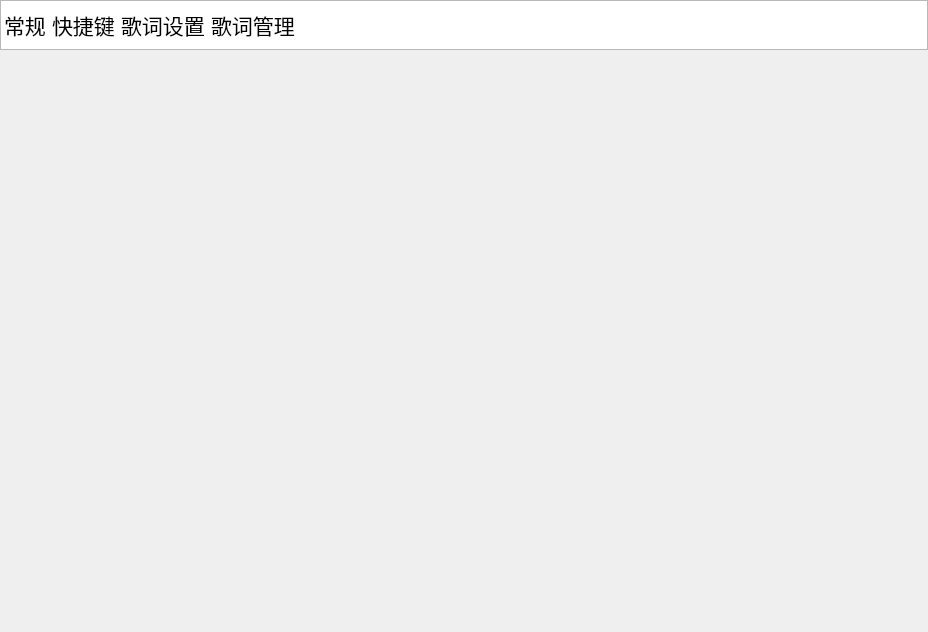
<?xml version="1.0" encoding="UTF-8"?>
<ui version="4.0">
 <class>SettingsWindow</class>
 <widget class="QWidget" name="SettingsWindow">
  <property name="geometry">
   <rect>
    <x>0</x>
    <y>0</y>
    <width>928</width>
    <height>632</height>
   </rect>
  </property>
  <property name="minimumSize">
   <size>
    <width>720</width>
    <height>480</height>
   </size>
  </property>
  <property name="maximumSize">
   <size>
    <width>1024</width>
    <height>640</height>
   </size>
  </property>
  <property name="font">
   <font>
    <family>微软雅黑</family>
    <pointsize>12</pointsize>
   </font>
  </property>
  <property name="windowTitle">
   <string>设置</string>
  </property>
  <property name="windowIcon">
   <iconset resource="../source.qrc">
    <normaloff>:/pic/images/LyricsIcon.png</normaloff>:/pic/images/LyricsIcon.png</iconset>
  </property>
  <layout class="QGridLayout" name="MainGridLayout">
   <property name="leftMargin">
    <number>0</number>
   </property>
   <property name="topMargin">
    <number>0</number>
   </property>
   <property name="rightMargin">
    <number>0</number>
   </property>
   <property name="bottomMargin">
    <number>0</number>
   </property>
   <property name="spacing">
    <number>0</number>
   </property>
   <item row="0" column="0">
    <widget class="QListWidget" name="page_listWidget">
     <property name="minimumSize">
      <size>
       <width>0</width>
       <height>50</height>
      </size>
     </property>
     <property name="maximumSize">
      <size>
       <width>16777215</width>
       <height>50</height>
      </size>
     </property>
     <property name="font">
      <font>
       <family>微软雅黑</family>
       <pointsize>16</pointsize>
      </font>
     </property>
     <property name="flow">
      <enum>QListView::LeftToRight</enum>
     </property>
     <property name="spacing">
      <number>3</number>
     </property>
     <item>
      <property name="text">
       <string>常规</string>
      </property>
     </item>
     <item>
      <property name="text">
       <string>快捷键</string>
      </property>
      <property name="font">
       <font>
        <family>微软雅黑</family>
       </font>
      </property>
     </item>
     <item>
      <property name="text">
       <string>歌词设置</string>
      </property>
      <property name="font">
       <font>
        <family>微软雅黑</family>
       </font>
      </property>
     </item>
     <item>
      <property name="text">
       <string>歌词管理</string>
      </property>
      <property name="font">
       <font>
        <family>微软雅黑</family>
       </font>
      </property>
     </item>
    </widget>
   </item>
   <item row="1" column="0">
    <widget class="QStackedWidget" name="page_stackedWidget">
     <property name="currentIndex">
      <number>-1</number>
     </property>
    </widget>
   </item>
  </layout>
 </widget>
 <tabstops>
  <tabstop>page_listWidget</tabstop>
 </tabstops>
 <resources>
  <include location="../source.qrc"/>
 </resources>
 <connections/>
</ui>
